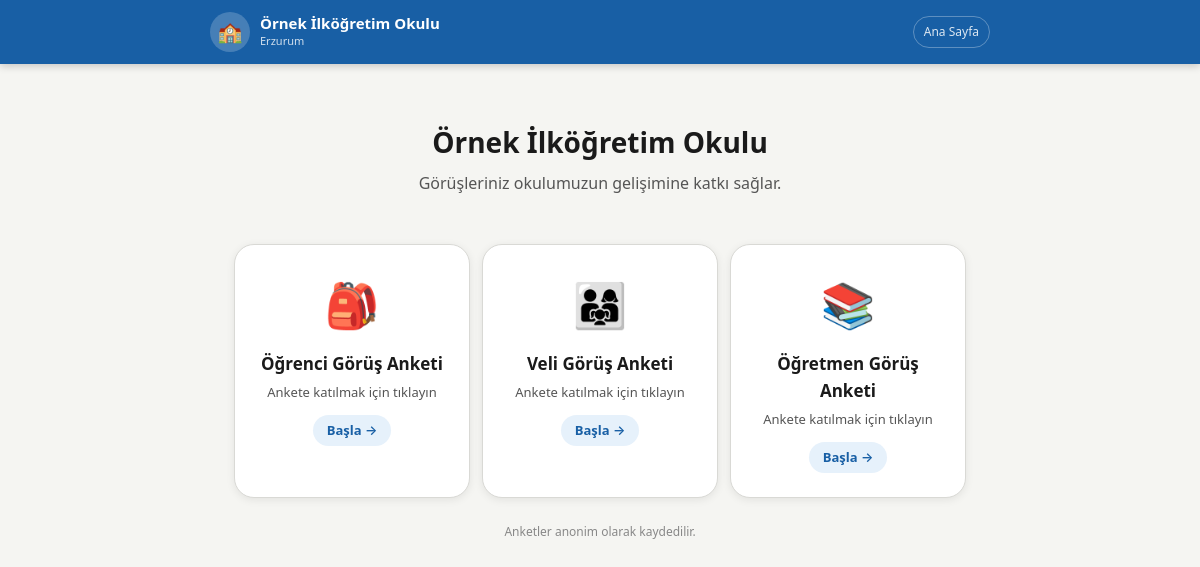
The page / on the database its author committed.
### tables this page shows
CREATE TABLE ayarlar (
            anahtar TEXT PRIMARY KEY, deger TEXT
        );

CREATE TABLE anketler (
            id INTEGER PRIMARY KEY AUTOINCREMENT,
            rol TEXT NOT NULL, baslik TEXT NOT NULL,
            icon TEXT NOT NULL DEFAULT '📝',
            aktif INTEGER DEFAULT 1, sira INTEGER DEFAULT 0,
            baslangic_tarihi TEXT DEFAULT NULL,
            bitis_tarihi TEXT DEFAULT NULL,
            aciklama TEXT DEFAULT '',
            gorunum TEXT DEFAULT 'varsayilan'
        );

### app.py (the view)
@app.route("/")
def anasayfa():
    with db() as c:
        anketler=c.execute("SELECT * FROM anketler WHERE aktif=1 ORDER BY sira").fetchall()
    bugun=datetime.now().strftime("%Y-%m-%d")
    liste=[]
    for a in anketler:
        ad=dict(a)
        aktif,msg=anket_aktif_mi(ad)
        ad["simdiki_aktif"]=aktif; ad["mesaj"]=msg
        liste.append(ad)
    ctx=gctx(); ctx["anketler"]=liste
    ctx["hosgeldin"]=ayar("hosgeldin_metin"); ctx["alt_yazi"]=ayar("alt_yazi")
    ctx["hero_baslik"]=ayar("hero_baslik")
    ctx["hero_alt_baslik"]=ayar("hero_alt_baslik")
    ctx["hero_gorsel"]=ayar("hero_gorsel")
    ctx["hero_gorsel_genislik"]=ayar("hero_gorsel_genislik","120")
    ctx["hero_gorsel_sekil"]=ayar("hero_gorsel_sekil","yuvarlak")
    ctx["hero_gorsel_orijinal"]=ayar("hero_gorsel_orijinal","0")
    ctx["hero_baslik_boyut"]=ayar("hero_baslik_boyut","28")
    ctx["hero_alt_boyut"]=ayar("hero_alt_boyut","16")
    ctx["gorunum"]=ayar("anasayfa_gorunum","kartlar")
    return render_template("anasayfa.html",**ctx)

### app.py (called while the page is built)
def db():
    con = sqlite3.connect(DB)
    con.row_factory = sqlite3.Row
    return con

def ayar(k, v=""):
    with db() as c:
        r=c.execute("SELECT deger FROM ayarlar WHERE anahtar=?",(k,)).fetchone()
    return r["deger"] if r else v

def anket_aktif_mi(a):
    bugun = datetime.now().strftime("%Y-%m-%d")
    if a.get("baslangic_tarihi") and bugun < a["baslangic_tarihi"]:
        return False, "Anket henüz başlamadı."
    if a.get("bitis_tarihi") and bugun > a["bitis_tarihi"]:
        return False, "Anket süresi doldu."
    return True, ""

def gctx():
    return {"okul_adi":ayar("okul_adi"),"okul_sehir":ayar("okul_sehir"),
            "tema":ayar("tema","mavi"),"amblem":ayar("amblem")}

### templates/anasayfa.html (shortened to what this page needs)
{% extends "base.html" %}
{% block icerik %}
<div class="kap">
  <div class="hero">
    <h1 style="font-size:{{ hero_baslik_boyut }}px;font-weight:800;margin-bottom:6px">
      {{ hero_baslik if hero_baslik else okul_adi }}
    </h1>
    <p style="font-size:{{ hero_alt_boyut }}px;color:var(--metin-ik);
              max-width:520px;margin:0 auto">
      {{ hero_alt_baslik if hero_alt_baslik else hosgeldin }}
    </p>
  </div>
  {% if gorunum == "liste" %}
  <div class="rol-liste">
    {% for a in anketler %}
    {% if a.simdiki_aktif %}
    <a href="/anket/{{ a.id }}" class="rol-kart" style="margin-bottom:10px">
      <div class="icon">{{ a.icon }}</div>
      <div class="ic"><h2>{{ a.baslik }}</h2><p>Ankete katılmak için tıklayın</p></div>
      <span class="ok">Başla →</span>
    </a>
    {% else %}
    <div class="rol-kart" style="margin-bottom:10px;opacity:.5;cursor:not-allowed">
      <div class="icon">{{ a.icon }}</div>
      <div class="ic"><h2>{{ a.baslik }}</h2><p style="color:var(--kirmizi)">{{ a.mesaj }}</p></div>
    </div>
    {% endif %}
    {% endfor %}
  </div>
  {% else %}
  <div class="rol-grid">
    {% for a in anketler %}
    {% if a.simdiki_aktif %}
    <a href="/anket/{{ a.id }}" class="rol-kart">
      <span class="icon">{{ a.icon }}</span>
      <h2>{{ a.baslik }}</h2>
      <p>Ankete katılmak için tıklayın</p>
      <span class="ok">Başla →</span>
    </a>
    {% else %}
    <div class="rol-kart" style="opacity:.5;cursor:not-allowed">
      <span class="icon">{{ a.icon }}</span>
      <h2>{{ a.baslik }}</h2>
      <p style="color:var(--kirmizi)">{{ a.mesaj }}</p>
    </div>
    {% endif %}
    {% endfor %}
  </div>
  {% endif %}
  <p style="text-align:center;font-size:12px;color:var(--metin-uc);margin-top:1.5rem">
    {{ alt_yazi }}
  </p>
</div>
{% endblock %}

### templates/base.html (shortened to what this page needs)
<!DOCTYPE html>
<html lang="tr" data-tema="{{ tema }}">
<head>
<link rel="stylesheet" href="/static/css/style.css">
</head>
<body>
<header class="site-header">
  <div class="header-ic">
    <a href="/" class="logo-bolum">
      {% if amblem %}
        <img src="{{ amblem }}" class="amblem-img" alt="Amblem">
      {% else %}
        <div class="amblem-placeholder">🏫</div>
      {% endif %}
      <div>
        <div class="okul-adi-header">{{ okul_adi }}</div>
        {% if okul_sehir %}<div class="okul-sehir-header">{{ okul_sehir }}</div>{% endif %}
      </div>
    </a>
    <nav class="header-nav">
      <a href="/" class="header-link">Ana Sayfa</a>
    </nav>
  </div>
</header>
<main>{% block icerik %}{% endblock %}</main>
</body>
</html>

### static/css/style.css (style rules this page uses)
*,*::before,*::after { box-sizing:border-box;margin:0;padding:0 }
html { font-size:16px;-webkit-text-size-adjust:100% }
body { font-family:'Segoe UI',system-ui,-apple-system,sans-serif;background:var(--arka);color:var(--metin);min-height:100vh;line-height:1.6 }
:root,[data-tema="mavi"] { --ana:#185FA5;--ana-koy:#0d4278;--ana-ac:#E6F1FB;--ana-orta:#B5D4F4; --yesil:#3B6D11;--yesil-ac:#EAF3DE; --turuncu:#854F0B;--turuncu-ac:#FAEEDA; --kirmizi:#A32D2D;--kirmizi-ac:#FCEBEB; --gri:#888780;--gri-ac:#F1EFE8; --metin:#1a1a1a;--metin-ik:#555;--metin-uc:#888; --kenar:#d9d9d5;--kenar-koy:#b0b0aa; --arka:#f5f5f2;--yuzey:#ffffff; --golge:0 2px 8px rgba(0,0,0,.08); --golge-buyuk:0 4px 20px rgba(0,0,0,.12); --r:10px;--r-lg:14px;--r-xl:20px; }
.kap { max-width:780px;margin:0 auto;padding:1rem }
@media (min-width:640px) { .kap { padding:1.5rem } }
.site-header { background:var(--ana);color:#fff;padding:.75rem 1rem;position:sticky;top:0;z-index:100;box-shadow:0 2px 8px rgba(0,0,0,.2) }
.header-ic { max-width:780px;margin:0 auto;display:flex;align-items:center;justify-content:space-between;gap:10px }
.logo-bolum { display:flex;align-items:center;gap:10px;text-decoration:none;color:#fff;min-width:0 }
.amblem-placeholder { width:40px;height:40px;border-radius:50%;background:rgba(255,255,255,.2);display:flex;align-items:center;justify-content:center;font-size:20px;flex-shrink:0 }
.okul-adi-header { font-size:15px;font-weight:700;line-height:1.2;white-space:nowrap;overflow:hidden;text-overflow:ellipsis }
.okul-sehir-header { font-size:11px;opacity:.8 }
.header-nav { display:flex;gap:6px;flex-shrink:0 }
.header-link { color:rgba(255,255,255,.85);font-size:12px;text-decoration:none;padding:5px 10px;border:1px solid rgba(255,255,255,.3);border-radius:20px;transition:all .15s;white-space:nowrap }
.hero { text-align:center;padding:2rem 1rem 1.5rem }
.hero h1 { font-size:clamp(20px,5vw,28px);font-weight:800;margin-bottom:6px }
.hero p { font-size:15px;color:var(--metin-ik);max-width:480px;margin:0 auto }
.rol-grid { display:grid;grid-template-columns:1fr;gap:12px;margin-top:1.5rem }
@media (min-width:480px) { .rol-grid { grid-template-columns:repeat(2,1fr) } }
@media (min-width:700px) { .rol-grid { grid-template-columns:repeat(3,1fr) } }
.rol-kart { background:var(--yuzey);border:1.5px solid var(--kenar);border-radius:var(--r-xl);padding:1.5rem 1.25rem;text-align:center;text-decoration:none;color:var(--metin);display:block;transition:all .18s;box-shadow:var(--golge) }
.rol-kart .icon { font-size:44px;margin-bottom:10px;display:block }
.rol-kart h2 { font-size:17px;font-weight:700;margin-bottom:5px }
.rol-kart p { font-size:13px;color:var(--metin-ik);margin-bottom:12px }
.rol-kart .ok { font-size:13px;color:var(--ana);font-weight:600;background:var(--ana-ac);padding:5px 14px;border-radius:20px;display:inline-block }

### templates/base.html (style rules this page uses)
html, body { overflow-x: hidden; }

### rows shown on the page
ayarlar: deger "Örnek İlköğretim Okulu"
ayarlar: deger "Erzurum"
ayarlar: deger "Görüşleriniz okulumuzun gelişimine katkı sağlar."
anketler: icon "🎒", baslik "Öğrenci Görüş Anketi"
anketler: icon "👨‍👩‍👧", baslik "Veli Görüş Anketi"
anketler: icon "📚", baslik "Öğretmen Görüş Anketi"
ayarlar: deger "Anketler anonim olarak kaydedilir."
